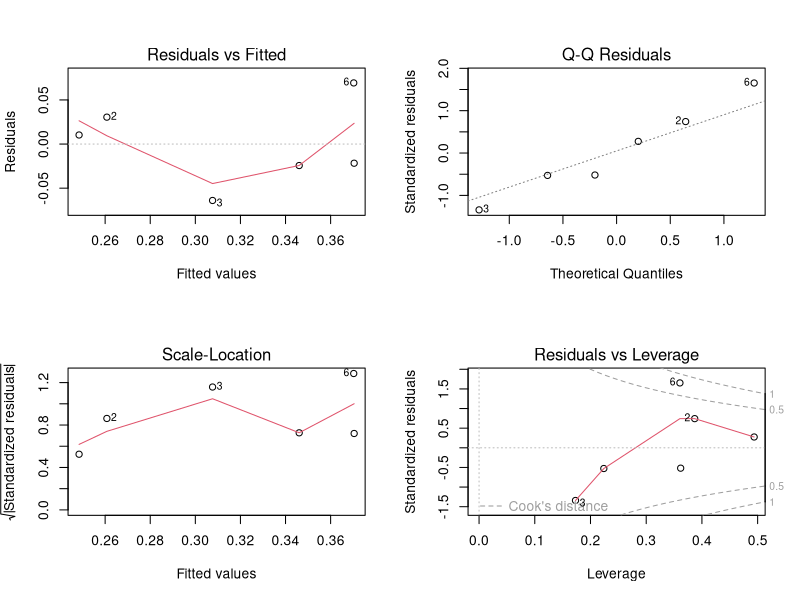
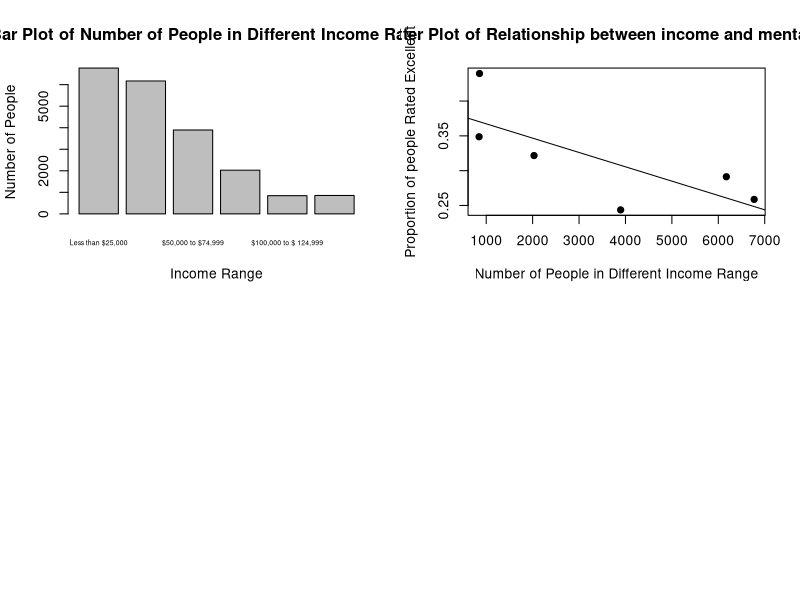

These figures' R source, in order:
## ---- chunk 1
knitr::opts_chunk$set(collapse = TRUE)
## ---- chunk 2
#install.packages('tidyverse')
library(tidyverse)
## ---- chunk 3
excellent <- c(1752, 1798, 1193, 
          653, 295, 389)

income <- c(6772, 6173, 3896, 
          2030, 846, 855)

income_range <- c('Less than $25,000', '$25,000 to $49,999','$50,000 to $74,999', '$100,000 to $ 124,999', '$100,000 to $ 124,999', '$125,000 and more')

proportion <- c(1752/6772, 1798/6173, 1193/4896, 653/2030, 295/846, 389/885)

income_metal_health_data <- data.frame(income_range, income, excellent, proportion)

## ---- chunk 4

mod <- lm(proportion ~ income, data = income_metal_health_data)
par(mfrow = c(2, 2))
plot(mod)
## ---- chunk 5
head(income_metal_health_data)#data collected and analyzed 
## ---- chunk 6
barplot(height = income_metal_health_data$income, names = income_metal_health_data$income_range, main="Bar Plot of Number of People in Different Income Ranges",
   xlab = "Income Range",ylab = "Number of People", cex.names = 0.5)
  
## ---- chunk 7
{plot(income_metal_health_data$income, income_metal_health_data$proportion, main = "Scatter Plot of Relationship between income and mental health", xlab = "Number of People in Different Income Range", ylab = "Proportion of people Rated Excellent", pch = 19)#Scatter plot
abline(lm(proportion ~ income, data = income_metal_health_data))}
## ---- chunk 8
summary(mod)#result of linear regression model
## ---- chunk 9
summary(mod)$coefficients[,4]

